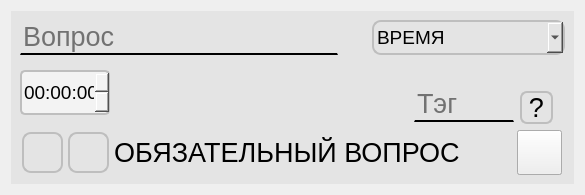
                  <widget class="QWidget" name="page_3">
                   <layout class="QVBoxLayout" name="verticalLayout_36">
                    <item>
                     <layout class="QHBoxLayout" name="horizontalLayout_96">
                      <item>
                       <widget class="QWidget" name="widget_15" native="true">
                        <property name="maximumSize">
                         <size>
                          <width>900</width>
                          <height>400</height>
                         </size>
                        </property>
                        <property name="styleSheet">
                         <string notr="true">#widget_15 {
background-color: rgb(228, 228, 228)
}</string>
                        </property>
                        <layout class="QVBoxLayout" name="verticalLayout_34">
                         <property name="sizeConstraint">
                          <enum>QLayout::SetDefaultConstraint</enum>
                         </property>
                         <item>
                          <layout class="QHBoxLayout" name="horizontalLayout_84">
                           <item>
                            <layout class="QHBoxLayout" name="horizontalLayout_85">
                             <item>
                              <widget class="QLineEdit" name="Vopros_8">
                               <property name="maximumSize">
                                <size>
                                 <width>425</width>
                                 <height>60</height>
                                </size>
                               </property>
                               <property name="font">
                                <font>
                                 <pointsize>20</pointsize>
                                </font>
                               </property>
                               <property name="styleSheet">
                                <string notr="true">border-top: 0px solid;
border-bottom: 2px solid;
background-color: rgb(228, 228, 228);</string>
                               </property>
                               <property name="alignment">
                                <set>Qt::AlignBottom|Qt::AlignLeading|Qt::AlignLeft</set>
                               </property>
                               <property name="placeholderText">
                                <string>Вопрос</string>
                               </property>
                              </widget>
                             </item>
                             <item>
                              <layout class="QHBoxLayout" name="horizontalLayout_86">
                               <property name="leftMargin">
                                <number>28</number>
                               </property>
                               <item>
                                <widget class="QComboBox" name="comboBox_10">
                                 <property name="maximumSize">
                                  <size>
                                   <width>220</width>
                                   <height>80</height>
                                  </size>
                                 </property>
                                 <property name="font">
                                  <font>
                                   <pointsize>14</pointsize>
                                  </font>
                                 </property>
                                 <property name="styleSheet">
                                  <string notr="true">#comboBox_10 {
border: 2px solid;
border-radius: 9px;
border-color:rgb(190, 190, 190) ;
background-color: rgb(228, 228, 228);
}
#comboBox_10:hover {
background-color: rgb(219, 219, 219);
}
#comboBox_10:pressed { 
background-color:rgb(219, 219, 219);
}
</string>
                                 </property>
                                 <property name="currentIndex">
                                  <number>7</number>
                                 </property>
                                 <item>
                                  <property name="text">
                                   <string>ТЕКСТ(СТРОКА)</string>
                                  </property>
                                 </item>
                                 <item>
                                  <property name="text">
                                   <string>ТЕКСТ(АБЗАЦ)</string>
                                  </property>
                                 </item>
                                 <item>
                                  <property name="text">
                                   <string>ОДИН ИЗ СПИСКА</string>
                                  </property>
                                 </item>
                                 <item>
                                  <property name="text">
                                   <string>МН. ИЗ СПИСКА</string>
                                  </property>
                                 </item>
                                 <item>
                                  <property name="text">
                                   <string>РАСКР. СПИСОК</string>
                                  </property>
                                 </item>
                                 <item>
                                  <property name="text">
                                   <string>ШКАЛА</string>
                                  </property>
                                 </item>
                                 <item>
                                  <property name="text">
                                   <string>ДАТА</string>
                                  </property>
                                 </item>
                                 <item>
                                  <property name="text">
                                   <string>ВРЕМЯ</string>
                                  </property>
                                 </item>
                                </widget>
                               </item>
                              </layout>
                             </item>
                            </layout>
                           </item>
                          </layout>
                         </item>
                         <item>
                          <layout class="QHBoxLayout" name="horizontalLayout_87">
                           <item>
                            <layout class="QHBoxLayout" name="horizontalLayout_89">
                             <property name="rightMargin">
                              <number>298</number>
                             </property>
                             <item>
                              <widget class="QTimeEdit" name="timeEdit">
                               <property name="maximumSize">
                                <size>
                                 <width>90</width>
                                 <height>45</height>
                                </size>
                               </property>
                               <property name="font">
                                <font>
                                 <pointsize>14</pointsize>
                                </font>
                               </property>
                               <property name="styleSheet">
                                <string notr="true">#timeEdit {
border: 2px solid;
border-radius: 5px;
border-color:rgb(190, 190, 190) ;
background-color:rgb(243, 243, 243);
}
#timeEdit:hover {
background-color: rgb(243, 243, 243);
}
#timeEdit:pressed { 
background-color:rgb(243, 243, 243);
}
</string>
                               </property>
                              </widget>
                             </item>
                            </layout>
                           </item>
                           <item>
                            <layout class="QHBoxLayout" name="horizontalLayout_90">
                             <item>
                              <widget class="QLineEdit" name="Tag_8">
                               <property name="maximumSize">
                                <size>
                                 <width>100</width>
                                 <height>60</height>
                                </size>
                               </property>
                               <property name="font">
                                <font>
                                 <pointsize>20</pointsize>
                                </font>
                               </property>
                               <property name="styleSheet">
                                <string notr="true">border-top: 0px solid;
border-bottom: 2px solid;
background-color: rgb(228, 228, 228);</string>
                               </property>
                               <property name="alignment">
                                <set>Qt::AlignBottom|Qt::AlignLeading|Qt::AlignLeft</set>
                               </property>
                               <property name="placeholderText">
                                <string>Тэг</string>
                               </property>
                              </widget>
                             </item>
                             <item>
                              <layout class="QVBoxLayout" name="verticalLayout_35">
                               <item>
                                <spacer name="verticalSpacer_8">
                                 <property name="orientation">
                                  <enum>Qt::Vertical</enum>
                                 </property>
                                 <property name="sizeType">
                                  <enum>QSizePolicy::Fixed</enum>
                                 </property>
                                 <property name="sizeHint" stdset="0">
                                  <size>
                                   <width>45</width>
                                   <height>30</height>
                                  </size>
                                 </property>
                                </spacer>
                               </item>
                               <item>
                                <widget class="QPushButton" name="Button_Question_8">
                                 <property name="maximumSize">
                                  <size>
                                   <width>33</width>
                                   <height>33</height>
                                  </size>
                                 </property>
                                 <property name="font">
                                  <font>
                                   <pointsize>20</pointsize>
                                  </font>
                                 </property>
                                 <property name="styleSheet">
                                  <string notr="true">#Button_Question_8 {
border: 2px solid;
border-radius: 7px;
border-color:rgb(190, 190, 190);
background-color: rgb(228, 228, 228);
}
#Button_Question_8:hover {
background: rgb(219, 219, 219);
transition: 3s;
}
#Button_Question_8:pressed {
background: rgb(204, 204, 204);
transition: 3s;
}</string>
                                 </property>
                                 <property name="text">
                                  <string>?</string>
                                 </property>
                                </widget>
                               </item>
                              </layout>
                             </item>
                            </layout>
                           </item>
                          </layout>
                         </item>
                         <item>
                          <layout class="QHBoxLayout" name="horizontalLayout_91">
                           <property name="spacing">
                            <number>3</number>
                           </property>
                           <item>
                            <widget class="QPushButton" name="Button_delete_8">
                             <property name="maximumSize">
                              <size>
                               <width>41</width>
                               <height>41</height>
                              </size>
                             </property>
                             <property name="styleSheet">
                              <string notr="true">#Button_delete_8 {
image: url(:/delete/Rectangle_32.png);
border: 2px solid;
border-radius: 9px;
border-color:rgb(190, 190, 190);
background-color: rgb(228, 228, 228);
}
#Button_Copy_8:hover {
background: rgb(219, 219, 219);
transition: 3s;
}
#Button_Copy_8:pressed {
background: rgb(204, 204, 204);
transition: 3s;
}</string>
                             </property>
                             <property name="text">
                              <string/>
                             </property>
                             <property name="icon">
                              <iconset>
                               <normaloff>../../../../../1621635.png</normaloff>../../../../../1621635.png</iconset>
                             </property>
                            </widget>
                           </item>
                           <item>
                            <widget class="QPushButton" name="pushButton_copy_8">
                             <property name="maximumSize">
                              <size>
                               <width>41</width>
                               <height>41</height>
                              </size>
                             </property>
                             <property name="styleSheet">
                              <string notr="true">#pushButton_copy_8{
image: url(:/copy/1621635.png);
border: 2px solid;
border-radius: 9px;
border-color:rgb(190, 190, 190);
background-color: rgb(228, 228, 228);
}
#pushButton_delete_8:hover {
background: rgb(219, 219, 219);
transition: 3s;
}
#pushButton_delete_8:pressed {
background: rgb(204, 204, 204);
transition: 3s;
}</string>
                             </property>
                             <property name="text">
                              <string/>
                             </property>
                            </widget>
                           </item>
                           <item>
                            <layout class="QHBoxLayout" name="horizontalLayout_92">
                             <item>
                              <widget class="QLabel" name="Obyazatelny_vopros_8">
                               <property name="maximumSize">
                                <size>
                                 <width>400</width>
                                 <height>34</height>
                                </size>
                               </property>
                               <property name="font">
                                <font>
                                 <pointsize>20</pointsize>
                                </font>
                               </property>
                               <property name="text">
                                <string>ОБЯЗАТЕЛЬНЫЙ ВОПРОС</string>
                               </property>
                              </widget>
                             </item>
                             <item>
                              <widget class="QWidget" name="widget_16" native="true">
                               <property name="minimumSize">
                                <size>
                                 <width>45</width>
                                 <height>45</height>
                                </size>
                               </property>
                               <property name="maximumSize">
                                <size>
                                 <width>45</width>
                                 <height>45</height>
                                </size>
                               </property>
                               <widget class="QPushButton" name="pushButton_16">
                                <property name="geometry">
                                 <rect>
                                  <x>0</x>
                                  <y>0</y>
                                  <width>45</width>
                                  <height>45</height>
                                 </rect>
                                </property>
                                <property name="maximumSize">
                                 <size>
                                  <width>45</width>
                                  <height>45</height>
                                 </size>
                                </property>
                                <property name="text">
                                 <string/>
                                </property>
                               </widget>
                               <widget class="QPushButton" name="pushButton_17">
                                <property name="geometry">
                                 <rect>
                                  <x>0</x>
                                  <y>0</y>
                                  <width>45</width>
                                  <height>45</height>
                                 </rect>
                                </property>
                                <property name="maximumSize">
                                 <size>
                                  <width>45</width>
                                  <height>45</height>
                                 </size>
                                </property>
                                <property name="text">
                                 <string/>
                                </property>
                                <property name="icon">
                                 <iconset>
                                  <normaloff>../../../../../png-clipart-check-mark-computer-icons-symbol-miscellaneous-angle.png</normaloff>../../../../../png-clipart-check-mark-computer-icons-symbol-miscellaneous-angle.png</iconset>
                                </property>
                               </widget>
                              </widget>
                             </item>
                            </layout>
                           </item>
                          </layout>
                         </item>
                        </layout>
                       </widget>
                      </item>
                     </layout>
                    </item>
                   </layout>
                  </widget>
